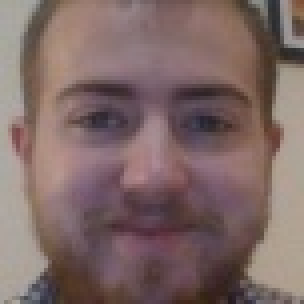
#> input picture facedetection/tester/testfaces/WIN_20210203_21_38_21_Pro.jpg, 76 x 76 px, given as the content of the folder rograms/Python/Python39/happyorsad/facedetection/tester/test, which was not available (shown 4 times larger)
$ python testface.py testfaces/WIN_20210203_21_38_21_Pro.jpg
#> lines starting #> are read from the running program, lines starting #| are printed output that depends on the picture; after the words box and inside, x2 and y2 are one past the last pixel; in counts of white or black regions, pixels touching at a corner belong together; pictures that were not available may be replaced by others from this repository, and a replacement may not be noted
import cv2
import sys
import os

cascPath = "haarcascade_frontalface_default.xml"
directory = r'C:\Users\Annie Davies\AppData\Local\Programs\Python\Python39\happyorsad\facedetection\tester\test'

for filename in os.listdir(directory):
    print(os.listdir)
    # Get user supplied values
    imagePath = os.path.join(directory, filename)
    #imagePath = sys.argv[1]

    # Create the haar cascade
    os.chdir(r'C:\Users\Annie Davies\AppData\Local\Programs\Python\Python39\happyorsad\facedetection\tester')
    faceCascade = cv2.CascadeClassifier(cascPath)
    os.chdir(directory)

    # Read the image
    image = cv2.imread(imagePath)
#> image is the input picture: shape (76, 76, 3); mean B, G, R 102.2, 104.4, 126.6
    gray = cv2.cvtColor(image, cv2.COLOR_BGR2GRAY)
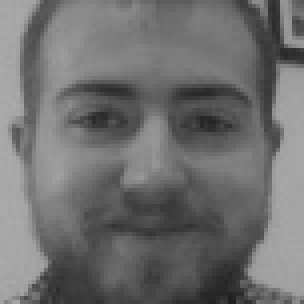
#> gray: shape (76, 76) (shown 4 times larger); min 30, max 172, mean 110.8

    # Detect faces in the image
    faces = faceCascade.detectMultiScale(
        gray,
        scaleFactor=1.1,
        minNeighbors=5,
        minSize=(30, 30),
        flags = cv2.CASCADE_SCALE_IMAGE
    )
#> faces = [[5, 5, 66, 66]]

    print("Found {0} faces!".format(len(faces)))
#| Found 1 faces!

    # Draw a rectangle around the faces
    for (x, y, w, h) in faces:
        cv2.rectangle(image, (x, y), (x+w, y+h), (0, 255, 0), 2)
#> this loop made 1 pass
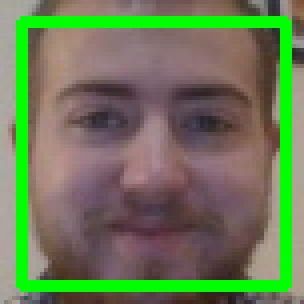
#> image: shape (76, 76, 3) (shown 4 times larger); 13.64% of pixels changed, all inside (x1, y1, x2, y2) = (4, 4, 73, 73)

    cv2.imshow("Faces found", image)
    #cv2.waitKey(0)

    #now to loop through and crop images!!!!!
    saved_location = os.path.join('cropped', filename + ".png")
    img = cv2.imread(imagePath)
    crop_img = img[y: y+max(w,h), x: x+max(w,h)]
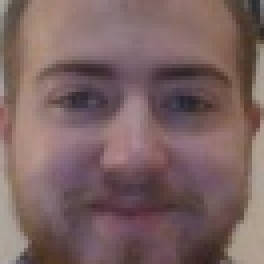
#> crop_img: shape (66, 66, 3) (shown 4 times larger); mean B, G, R 97.7, 98.3, 123
    cv2.imshow("cropped", crop_img)

    resized = cv2.resize(crop_img, (76, 76), interpolation = cv2.INTER_AREA)
    cv2.imshow("Resized image", resized)

    outputDir = r'C:\Users\Annie Davies\AppData\Local\Programs\Python\Python39\happyorsad\facedetection\tester\testfaces'
    os.chdir(outputDir)
    cv2.imwrite(filename, resized)
    os.chdir(directory)
    #cv2.waitKey(0)
